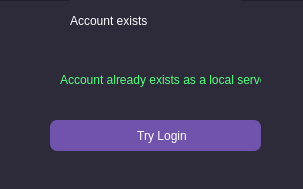
<?xml version="1.0" encoding="UTF-8"?>
<ui version="4.0">
 <class>Dialog</class>
 <widget class="QDialog" name="Dialog">
  <property name="geometry">
   <rect>
    <x>0</x>
    <y>0</y>
    <width>303</width>
    <height>189</height>
   </rect>
  </property>
  <property name="windowTitle">
   <string>Dialog</string>
  </property>
  <widget class="QFrame" name="frame">
   <property name="geometry">
    <rect>
     <x>-10</x>
     <y>0</y>
     <width>321</width>
     <height>201</height>
    </rect>
   </property>
   <property name="styleSheet">
    <string notr="true">background-color: rgb(45, 42, 58);</string>
   </property>
   <property name="frameShape">
    <enum>QFrame::StyledPanel</enum>
   </property>
   <property name="frameShadow">
    <enum>QFrame::Raised</enum>
   </property>
   <widget class="QLabel" name="localtitle2_2">
    <property name="geometry">
     <rect>
      <x>80</x>
      <y>0</y>
      <width>171</width>
      <height>41</height>
     </rect>
    </property>
    <property name="styleSheet">
     <string notr="true">color: rgb(255, 255, 255);
font: 75 19pt &quot;Nimbus Sans D OT&quot;;</string>
    </property>
    <property name="text">
     <string>Account exists</string>
    </property>
   </widget>
   <widget class="QLabel" name="name_2">
    <property name="geometry">
     <rect>
      <x>70</x>
      <y>70</y>
      <width>201</width>
      <height>20</height>
     </rect>
    </property>
    <property name="styleSheet">
     <string notr="true">color: rgb(85, 255, 127);
font: 25 9pt &quot;Nimbus Sans D OT Light&quot;;</string>
    </property>
    <property name="text">
     <string>Account already exists as a local server</string>
    </property>
   </widget>
   <widget class="QPushButton" name="loin">
    <property name="geometry">
     <rect>
      <x>60</x>
      <y>120</y>
      <width>211</width>
      <height>31</height>
     </rect>
    </property>
    <property name="styleSheet">
     <string notr="true">QPushButton{
background-color: rgb(113, 82, 173);
border-radius: 7px;
border: 0px;
color: rgb(255, 255, 255);
padding-left: 13px;
font: 75 9pt &quot;Nimbus Sans D OT&quot;;}
QPushButton:hover{
background-color: rgb(225, 225, 225);
	color: rgb(172, 172, 172);
}</string>
    </property>
    <property name="text">
     <string>Try Login</string>
    </property>
   </widget>
  </widget>
 </widget>
 <resources>
  <include location="../ui/uielement.qrc"/>
 </resources>
 <connections/>
</ui>
